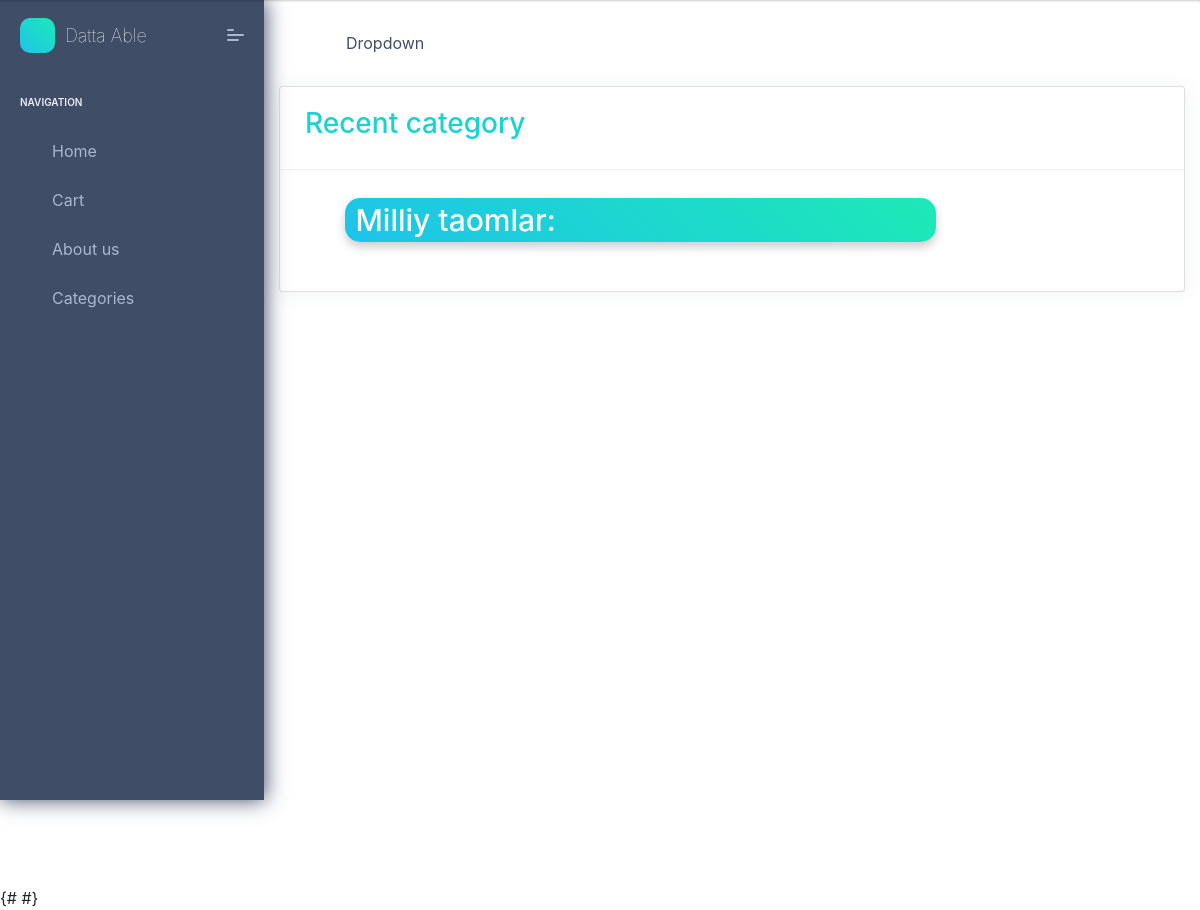
/client/, run on an earlier commit of the app's database.
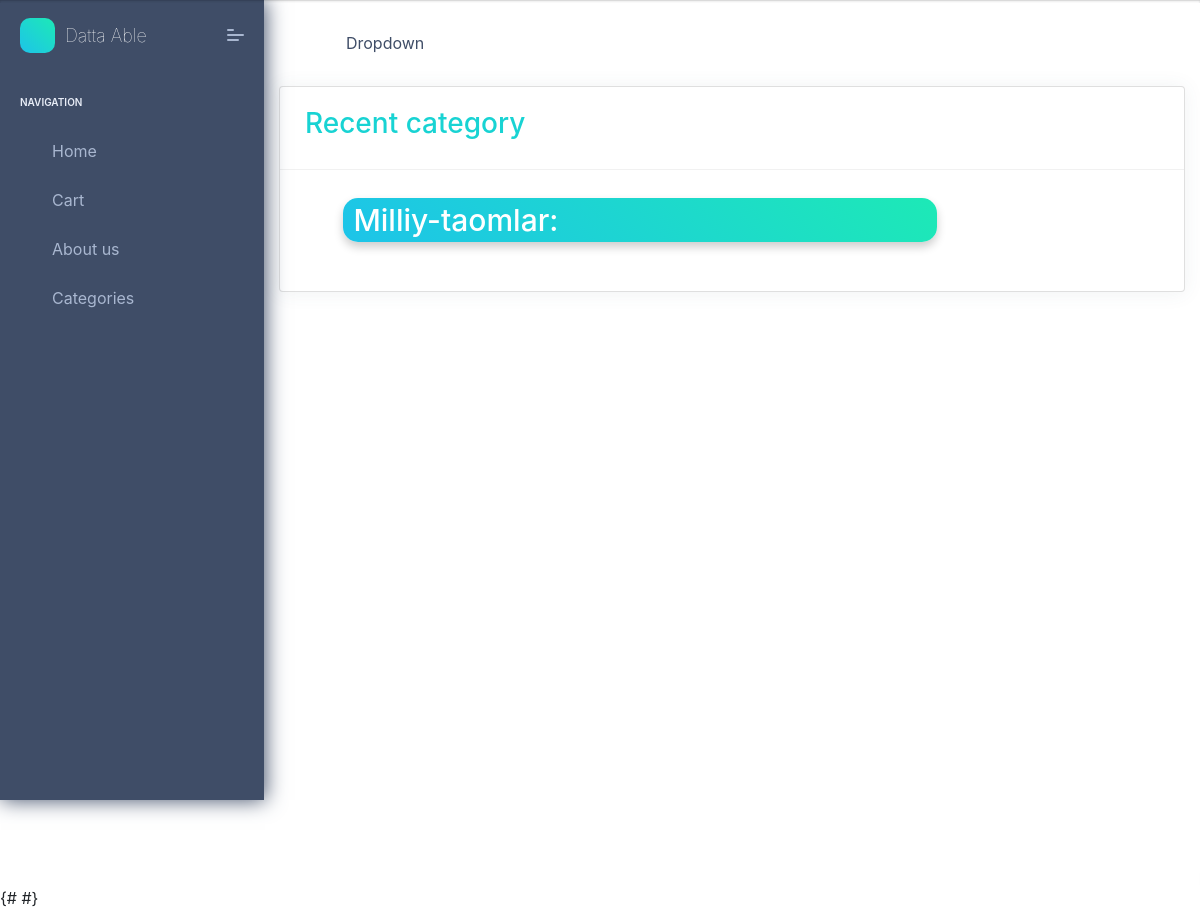
And on a later commit of the database.
### api/models.py (models this page shows, shortened)
class Category(models.Model):
    name = models.CharField(max_length=100, unique=True)

### client/views.py (the view)
# urls.py: path("",category_client, name='category_client'),
def category_client(request):
    category=Category.objects.all()
    contex={
        'category':category,
    }
    return render(request,'category_client.html',contex)

### templates/category_client.html (shortened to what this page needs)
{% extends 'client_base.html' %}
    {% block content %}
    <link rel="stylesheet" href="https://cdn.jsdelivr.net/npm/bootstrap@4.0.0/dist/css/bootstrap.min.css"
>
    <div class="pcoded-main-container">
        <div class="pcoded-wrapper">
            <div class="col">
                <div class="card Recent-Users">
                    <div class="card-header">
                        <h3 style="color: rgb(24, 211, 211);">Recent category</h3>
                    </div>
                    <div class="card-block px-0 py-3">
                        <div class="table-responsive">
                            <table class="table table-hover">
                                {% for c in category %}
                                <tr class="unread">
                                    <td>
                                        <div>
                                            <i style="font-size: 3em ; color: rgb(24, 211, 211); display: inline-block;"
                                                class="fas fa-utensils"></i>
                                        </div>
                                    </td>
                                    <td>
                                        <a href="{% url 'product_detail_client' c.pk  %}">
                                            <h4 style=" right: 110px;" class="label theme-bg text-white f-30">
                                                {{ c.name }}:
                                                </h4>
                                        </a>
                                    </td>
                                    <td>
                                        <div>
                                            <i style="font-size: 2em; color:rgb(24, 211, 211)    ;"
                                                class="fas fa-chevron-right"></i>
                                        </div>
                                    </td>
                                </tr>
                                {% endfor %}
                            </table>
                        </div>
                    </div>
                </div>
            </div>
        </div>
    </div>
    {% endblock %}

What changed in the data, as far as the page shows it:
changed Category: name "Milliy taomlar" → "Milliy-taomlar"
